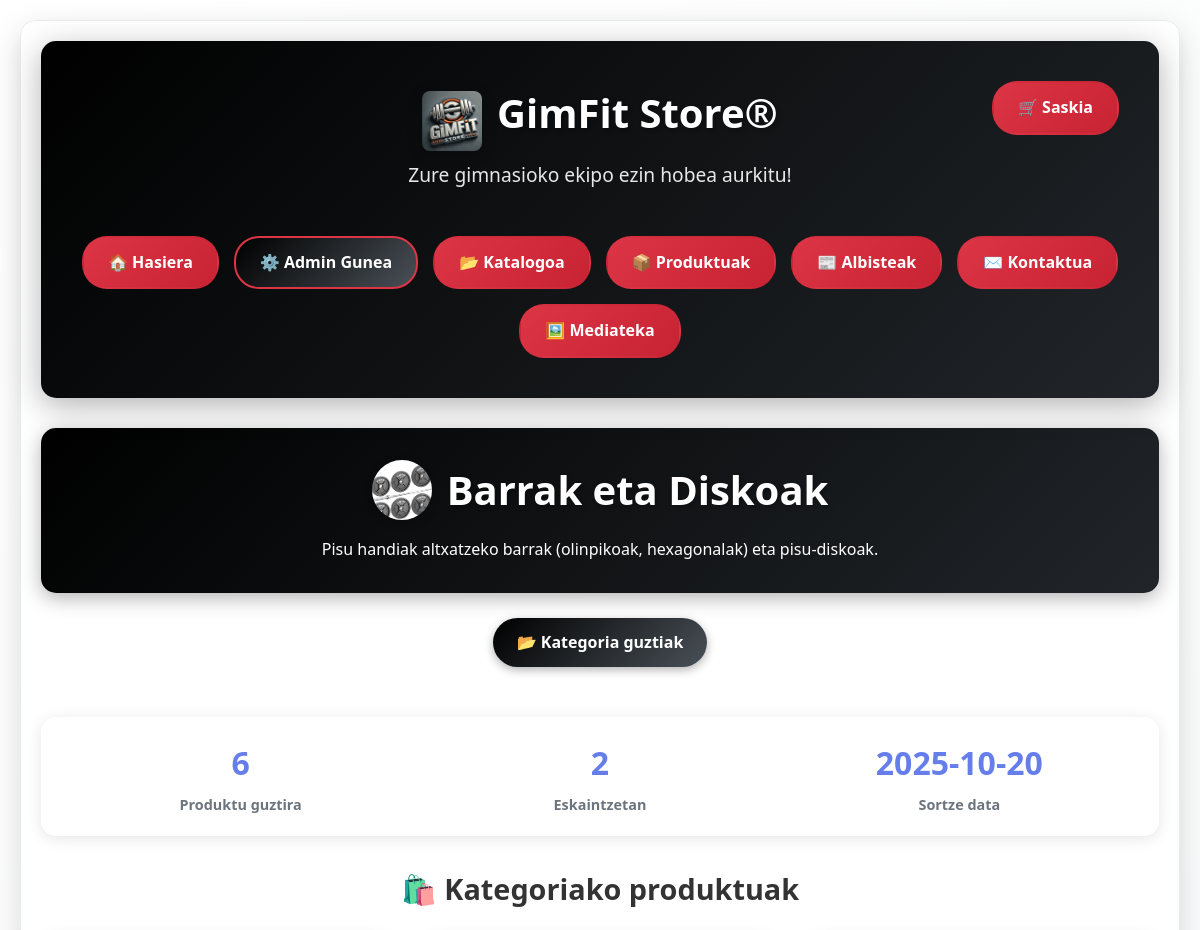
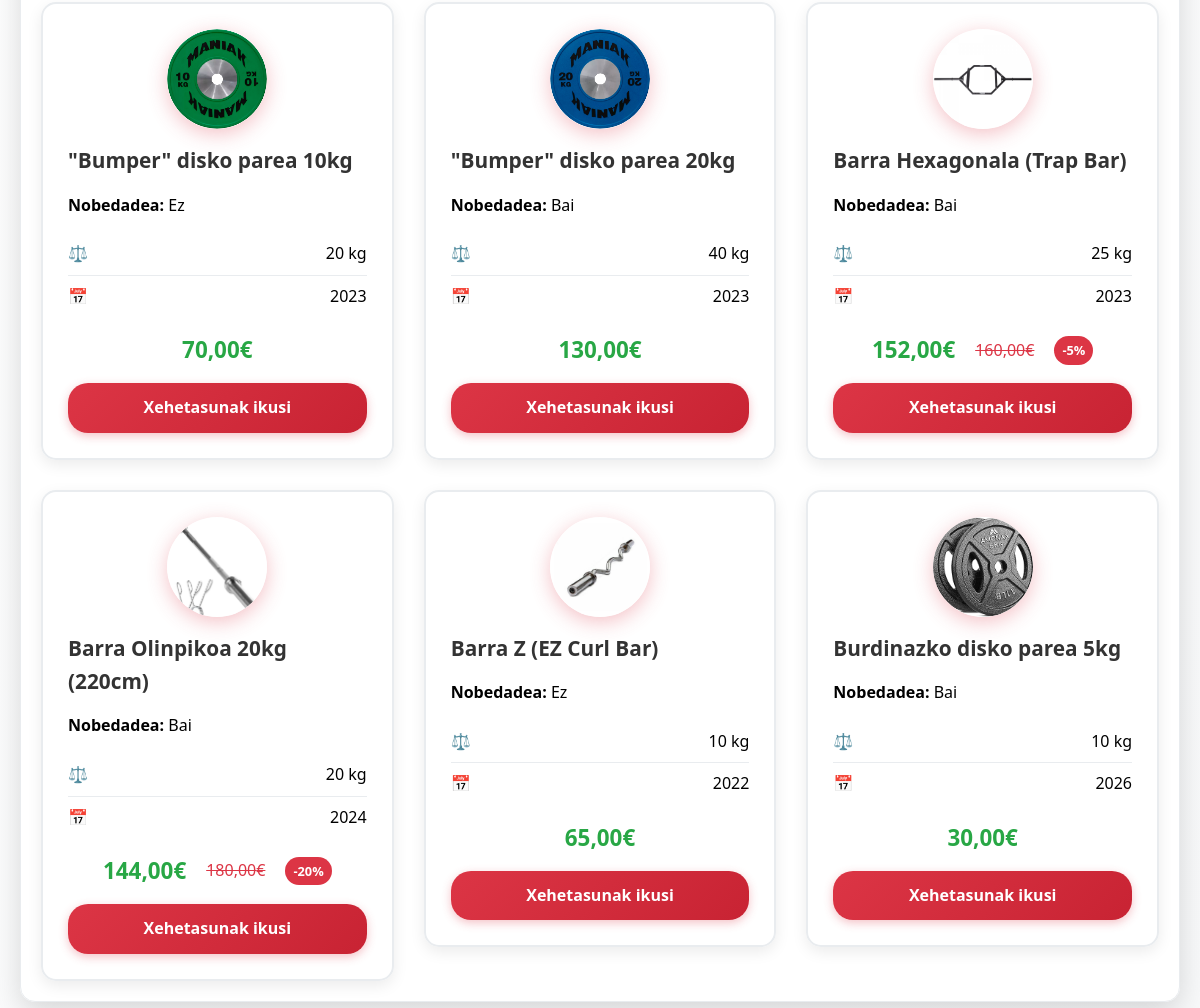
The page /katalogoa/index.php?vista=kategoria&id=2 on the database its author committed (2 pictures, top to bottom).
### tables this page shows
CREATE TABLE Kategoriak (
    id INTEGER PRIMARY KEY AUTOINCREMENT,
    izena TEXT NOT NULL,
    deskribapena TEXT,
    sortze_data TIMESTAMP DEFAULT CURRENT_TIMESTAMP
);

CREATE TABLE Produktuak (
    id INTEGER PRIMARY KEY AUTOINCREMENT,
    id_kategoria INTEGER,
    izena TEXT NOT NULL,
    prezioa INTEGER,
    deskontua INTEGER,
    pisua INTEGER,
    urtea INTEGER,
    sortze_data TIMESTAMP DEFAULT CURRENT_TIMESTAMP, nobedadea INTEGER NOT NULL DEFAULT 0 CHECK (nobedadea IN (0, 1)), -- Hemen gehituta
    FOREIGN KEY (id_kategoria) REFERENCES Kategoriak(id)
        ON DELETE CASCADE
        ON UPDATE CASCADE
);

### klaseak/com/leartik/daw24aiet/kategoriak/kategoria_db.php (called while the page is built, shortened)
<?php
require_once __DIR__ . '/kategoria.php';
class KategoriaDB {
    private static function getConnection() {
        try {
            $pdo = new PDO('sqlite:' . DB_PATH);
            $pdo->setAttribute(PDO::ATTR_ERRMODE, PDO::ERRMODE_EXCEPTION);
            $pdo->setAttribute(PDO::ATTR_DEFAULT_FETCH_MODE, PDO::FETCH_ASSOC);
            return $pdo;
        } catch (PDOException $e) {
            error_log("Konexio errorea: " . $e->getMessage());
            return null;
        }
    }
    public static function selectKategoria($id) {
        $sql = "SELECT * FROM Kategoriak WHERE id = ?";
        try {
            $konexioa = self::getConnection();
            $kontsulta = $konexioa->prepare($sql);
            $kontsulta->execute([$id]);
            $emaitza = $kontsulta->fetch(PDO::FETCH_ASSOC);
            if ($emaitza) {
                return new Kategoria(
                    $emaitza['id'],
                    $emaitza['izena'],
                    $emaitza['deskribapena'],
                    $emaitza['sortze_data']
                );
            }
        } catch (PDOException $e) {
            error_log("Errorea kategoria lortzean: " . $e->getMessage());
        }
        return null;
    }
}
?>

### klaseak/com/leartik/daw24aiet/kategoriak/kategoria.php (called while the page is built, shortened)
<?php
class Kategoria {
    private $id;
    private $izena;
    private $deskribapena;
    private $sortze_data;
    public function __construct($id = null, $izena = '', $deskribapena = '', $sortze_data = null) {
        $this->id = $id;
        $this->izena = $izena;
        $this->deskribapena = $deskribapena;
        $this->sortze_data = $sortze_data;
    }
    public function getId() {
        return $this->id;
    }
    public function getIzena() {
        return $this->izena;
    }
    public function getDeskribapena() {
        return $this->deskribapena;
    }
    public function getSortzeData() {
        return $this->sortze_data;
    }
}
?>

### klaseak/com/leartik/daw24aiet/produktuak/produktua_db.php (called while the page is built, shortened)
<?php
require_once __DIR__ . '/produktua.php';
class ProduktuaDB {
    private static function getConnection() {
        try {
            $pdo = new PDO('sqlite:' . DB_PATH);
            $pdo->setAttribute(PDO::ATTR_ERRMODE, PDO::ERRMODE_EXCEPTION);
            $pdo->setAttribute(PDO::ATTR_DEFAULT_FETCH_MODE, PDO::FETCH_ASSOC);
            $pdo->exec('PRAGMA foreign_keys = ON');
            return $pdo;
        } catch (PDOException $e) {
            error_log("Konexio errorea: " . $e->getMessage());
            return null;
        }
    }
    public static function selectProduktuakKategoriarenArabera($id_kategoria) {
        $produktuak = [];
        $sql = "SELECT * FROM Produktuak WHERE id_kategoria = ? ORDER BY izena";
        try {
            $konexioa = self::getConnection();
            $kontsulta = $konexioa->prepare($sql);
            $kontsulta->execute([$id_kategoria]);
            while ($emaitza = $kontsulta->fetch(PDO::FETCH_ASSOC)) {
                $produktuak[] = new Produktua(
                    $emaitza['id'],
                    $emaitza['id_kategoria'],
                    $emaitza['izena'],
                    $emaitza['prezioa'],
                    $emaitza['deskontua'],
                    $emaitza['nobedadea'],
                    $emaitza['pisua'],
                    $emaitza['urtea'],
                    $emaitza['sortze_data']
                );
            }
        } catch (PDOException $e) {
            error_log("Errorea kategoriako produktuak lortzean: " . $e->getMessage());
        }
        return $produktuak;
    }
}
?>

### klaseak/com/leartik/daw24aiet/produktuak/produktua.php (called while the page is built, shortened)
<?php
class Produktua {
    private $id;
    private $izena;
    private $prezioa;
    private $deskontua;
    private $nobedadea;
    private $pisua;
    private $urtea;
    public function __construct($id = null, $id_kategoria = null, $izena = '', $prezioa = 0, $deskontua = 0, $nobedadea = '', $pisua = 0, $urtea = null, $sortze_data = null) {
        $this->id = $id;
        $this->izena = $izena;
        $this->prezioa = $prezioa;
        $this->deskontua = $deskontua;
        $this->nobedadea = $nobedadea;
        $this->pisua = $pisua;
        $this->urtea = $urtea;
    }
    public function getId() {
        return $this->id;
    }
    public function getIzena() {
        return $this->izena;
    }
    public function getPrezioa() {
        return $this->prezioa;
    }
    public function getDeskontua() {
        return $this->deskontua;
    }
    public function getNobedadea() {
        return $this->nobedadea;
    }
    public function getPisua() {
        return $this->pisua;
    }
    public function getUrtea() {
        return $this->urtea;
    }
    public function getPrezioaDeskontuarekin() {
        if ($this->deskontua > 0) {
            return $this->prezioa - ($this->prezioa * $this->deskontua / 100);
        }
        return $this->prezioa;
    }
}
?>

### katalogoa/kategoria_erakutsi.php (the view, shortened to what this page needs)
<!DOCTYPE html>
<html lang="eu">
<head>
    <link rel="stylesheet" href="../css/oinarria.css">
    <link rel="stylesheet" href="../css/katalogoa.css">
    <link rel="stylesheet" href="../css/katalogoa-produktuak.css">
    <link rel="stylesheet" href="../css/erantzunkorra.css">
</head>
<body>
    <div class="container">
        <header style="position: relative;">
            <div class="logo-link">
                <img src="../img/logo.jpg" alt="logoa">
                <h1 class="logo">GimFit Store®</h1>
            </div>
            <a href="../saskia/index.php" class="nav-btn" style="position: absolute; top: 40px; right: 40px;">🛒 Saskia</a>
            <p class="subtitle">Zure gimnasioko ekipo ezin hobea aurkitu!</p>
            <div class="nav-links">
                <a href="../hasiera/index.php" class="nav-btn">🏠 Hasiera</a>
                <a href="../admin/index.php" class="nav-btn admin">⚙️ Admin Gunea</a>
                <a href="../katalogoa/index.php" class="nav-btn">📂 Katalogoa</a>
                <a href="../katalogoa/index.php?vista=produktuak" class="nav-btn">📦 Produktuak</a>
                <a href="../albisteak/index.php" class="nav-btn">📰 Albisteak</a>
                <a href="../kontaktua/index.php" class="nav-btn">✉️ Kontaktua</a>
                <a href="../mediateka/index.php" class="nav-btn">🖼️ Mediateka</a>
            </div>
        </header>
        <div class="katalogoa-header">
            <h1>
                <div class="kategoria-icon">
                    <?php
                    $imagePathJpg = "../img/kategoriak/" . $kategoria->getId() . ".jpg";
                    $imagePathPng = "../img/kategoriak/" . $kategoria->getId() . ".png";
                    if (file_exists($imagePathJpg)):
                        $imagePath = $imagePathJpg;
                    elseif (file_exists($imagePathPng)):
                        $imagePath = $imagePathPng;
                    else:
                        $imagePath = null;
                    endif;
                    if ($imagePath):
                    ?>
                        <img src="<?php echo $imagePath; ?>" alt="<?php echo htmlspecialchars($kategoria->getIzena()); ?>">
                    <?php else: ?>
                        📂
                    <?php endif; ?>
                </div>
                <?php echo htmlspecialchars($kategoria->getIzena()); ?>
            </h1>
            <p><?php echo htmlspecialchars($kategoria->getDeskribapena()); ?></p>
        </div>
        <div class="back-buttons">
            <a href="index.php?vista=kategoriak" class="kategoriak-botoia">📂 Kategoria guztiak</a>
        </div>
        <div class="kategoria-estatistikak">
            <div class="stat-item">
                <div class="stat-number"><?php echo count($produktuak); ?></div>
                <div class="stat-label">Produktu guztira</div>
            </div>
            <div class="stat-item">
                <div class="stat-number">
                    <?php echo count($eskaintzak); ?>
                </div>
                <div class="stat-label">Eskaintzetan</div>
            </div>
            <div class="stat-item">
                <div class="stat-number">
                    <?php echo date('Y-m-d', strtotime($kategoria->getSortzeData())); ?>
                </div>
                <div class="stat-label">Sortze data</div>
            </div>
        </div>
        <div class="products-section">
            <h2>🛍️ Kategoriako produktuak</h2>
            <?php if (!empty($produktuak)): ?>
                <div class="produktuak-flex">
                    <?php foreach ($produktuak as $produktua): ?>
                        <div class="produktu-card">
                            <div class="produktu-image">
                                <?php
                                $imagePathJpg = "../img/produktuak/" . $produktua->getId() . ".jpg";
                                $imagePathPng = "../img/produktuak/" . $produktua->getId() . ".png";
                                if (file_exists($imagePathJpg)):
                                    $imagePath = $imagePathJpg;
                                elseif (file_exists($imagePathPng)):
                                    $imagePath = $imagePathPng;
                                else:
                                    $imagePath = null;
                                endif;
                                if ($imagePath):
                                ?>
                                    <img src="<?php echo $imagePath; ?>" alt="<?php echo htmlspecialchars($produktua->getIzena()); ?>">
                                <?php else: ?>
                                    🏋️‍♂️
                                <?php endif; ?>
                            </div>
                            <h3><?php echo htmlspecialchars($produktua->getIzena()); ?></h3>
                            <div class="produktu-description">
                                <strong>Nobedadea:</strong>
                                <?php echo $produktua->getNobedadea() ? 'Bai' : 'Ez'; ?>
                            </div>
                            <div class="product-specs">
                                <div class="spec-item">
                                    <span>⚖️</span> <?php echo $produktua->getPisua(); ?> kg
                                </div>
                                <div class="spec-item">
                                    <span>📅</span> <?php echo $produktua->getUrtea(); ?>
                                </div>
                            </div>
                            <div class="product-price">
                                <?php if ($produktua->getDeskontua() > 0): ?>
                                    <span class="prezio-oraingoa"><?php echo number_format($produktua->getPrezioaDeskontuarekin(), 2, ',', '.'); ?>€</span>
                                    <span class="prezio-originala"><?php echo number_format($produktua->getPrezioa(), 2, ',', '.'); ?>€</span>
                                    <span class="deskontua-etiketa">-<?php echo $produktua->getDeskontua(); ?>%</span>
                                <?php else: ?>
                                    <span class="prezio-oraingoa"><?php echo number_format($produktua->getPrezioa(), 2, ',', '.'); ?>€</span>
                                <?php endif; ?>
                            </div>
                            <a href="index.php?vista=produktua&id=<?php echo $produktua->getId(); ?>" class="produktu-link">
                                Xehetasunak ikusi
                            </a>
                        </div>
                    <?php endforeach; ?>
                </div>
            <?php endif; ?>
        </div>
    </div>
</body>
</html>

### css/oinarria.css (style rules this page uses)
* { box-sizing: border-box; margin: 0; padding: 0; }
body { font-family: 'Segoe UI', Tahoma, Geneva, Verdana, Arial, sans-serif; margin: 0; padding: 20px; background: linear-gradient(135deg, #ffffff 0%, #f8f9fa 100%); min-height: 100vh; line-height: 1.6; }
.container { max-width: 1200px; margin: 0 auto; background: rgba(255, 255, 255, 0.98); padding: 20px; border-radius: 15px; box-shadow: 0 10px 30px rgba(0, 0, 0, 0.15); border: 1px solid #e9ecef; }
header { background: linear-gradient(135deg, #000000 0%, #212529 100%); color: white; padding: 40px; border-radius: 15px; margin-bottom: 30px; text-align: center; box-shadow: 0 8px 32px rgba(0, 0, 0, 0.3); display: flex; flex-direction: column; align-items: center; }
.logo-link { display: flex; align-items: center; justify-content: center; margin-bottom: 0; }
.logo-link img { height: 60px; border-radius: 8px; box-shadow: 0 4px 15px rgba(0, 0, 0, 0.2); margin-right: 15px; }
h1 { font-size: 2.5em; margin-bottom: 15px; font-weight: 700; text-shadow: 2px 2px 4px rgba(0, 0, 0, 0.3); }
h2 { font-size: 1.8em; margin-bottom: 10px; color: #333; }
h3 { font-size: 1.4em; margin-bottom: 10px; color: #333; }
.subtitle { font-size: 1.2em; margin-bottom: 25px; opacity: 0.9; }
.nav-links { display: flex; justify-content: center; flex-wrap: wrap; gap: 15px; margin-top: 20px; }
.nav-btn { background: linear-gradient(135deg, #dc3545 0%, #c82333 100%); color: white; text-decoration: none; padding: 12px 24px; border-radius: 25px; font-weight: 600; transition: all 0.3s ease; border: 2px solid transparent; }
.nav-btn.admin { background: linear-gradient(135deg, #000000 0%, #495057 100%); border: 2px solid #dc3545; }
.back-buttons { display: flex; justify-content: center; gap: 20px; flex-wrap: wrap; margin-top: 30px; }

### css/katalogoa.css (style rules this page uses)
.kategoriak-botoia { background: linear-gradient(135deg, #000000 0%, #495057 100%); color: white; text-decoration: none; padding: 12px 24px; border-radius: 25px; font-weight: 600; transition: all 0.3s ease; display: inline-flex; align-items: center; gap: 8px; margin-bottom: 25px; box-shadow: 0 3px 10px rgba(0, 0, 0, 0.3); }
.kategoria-estatistikak { display: flex; justify-content: space-around; background: rgba(255, 255, 255, 0.8); padding: 20px; border-radius: 15px; margin: 25px 0; box-shadow: 0 3px 15px rgba(0, 0, 0, 0.1); }
.stat-item { text-align: center; flex: 1; }
.stat-number { font-size: 2em; font-weight: bold; color: #667eea; margin-bottom: 5px; }
.stat-label { color: #6c757d; font-size: 0.9em; font-weight: 600; }

### rows shown on the page
kategoriak: izena "Barrak eta Diskoak", deskribapena "Pisu handiak altxatzeko barrak (olinpikoak, hexagonalak) eta pisu-diskoak.", sortze_data "2025-10-20"
produktuak: shows a picture, izena "\"Bumper\" disko parea 10kg", nobedadea "Ez", pisua "20", urtea "2023", prezioa "70,00"
produktuak: shows a picture, izena "\"Bumper\" disko parea 20kg", nobedadea "Bai", pisua "40", urtea "2023", prezioa "130,00"
produktuak: shows a picture, izena "Barra Hexagonala (Trap Bar)", nobedadea "Bai", pisua "25", urtea "2023", $produktua->getPrezioaDeskontuarekin() "152,00", prezioa "160,00", deskontua "5"
produktuak: shows a picture, izena "Barra Olinpikoa 20kg (220cm)", nobedadea "Bai", pisua "20", urtea "2024", $produktua->getPrezioaDeskontuarekin() "144,00", prezioa "180,00", deskontua "20"
produktuak: shows a picture, izena "Barra Z (EZ Curl Bar)", nobedadea "Ez", pisua "10", urtea "2022", prezioa "65,00"
produktuak: shows a picture, izena "Burdinazko disko parea 5kg", nobedadea "Bai", pisua "10", urtea "2026", prezioa "30,00"

### other values the page prints
count($produktuak) "6"
count($eskaintzak) "2"
